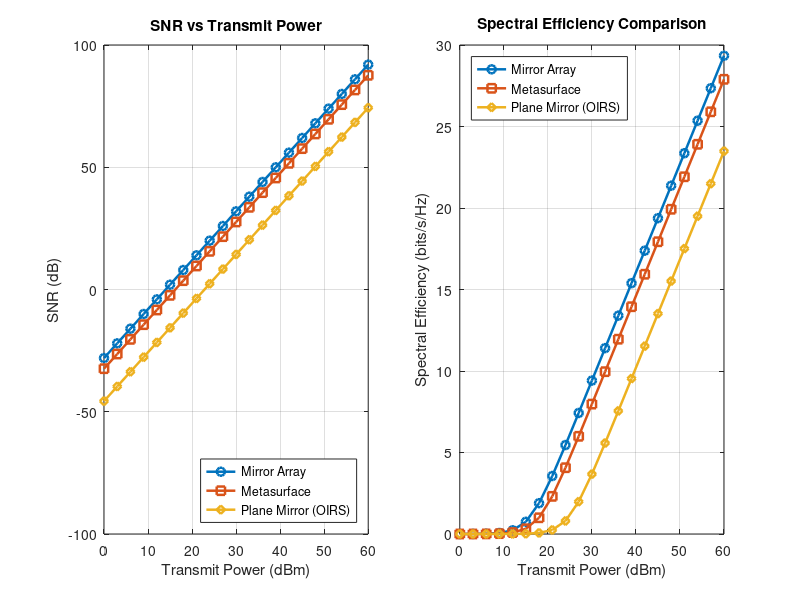

Here is the MATLAB script that generated this plot:
%% Combined: Mirror Array vs Metasurface vs Plane Mirror (OIRS)
clear; clc; close all;

%% -------------------- Common System Parameters --------------------
A_o   = 1;              % Total reflective surface area (m^2)
n_elem2 = 169;          % Mirror array: total number of mirror elements (13×13)
l_m   = 0.08;           % Mirror element length (m)
w_m   = 0.08;           % Mirror element width (m)
y_s   = 1;              % Tx depth relative to OIRS (m)
y_d   = 1;              % Rx depth relative to OIRS (m)
n_m = 13;               % mirror elements per dimension (13)

% Metasurface parameters
n_p = 13;               % Number of metasurface patches per dimension (13×13)

% EGG turbulence / physical constants (not used here)
omega = 0.1665;
lambda_exp = 0.1207;
a_gg = 0.1559;
b_gg = 1.5216;
c_gg = 22.8754;

% Receiver / optics
A_PD  = 0.0001;         % Photodiode area (m^2)
psi_FOV_deg = 90;      
psi_FOV_rad = deg2rad(psi_FOV_deg);
mu = 1.33;             
rho = 0.8;              % Reflection coefficient — mirror array
rho_MS = 0.8;           % Reflection coefficient — metasurface
eta = 0.95;             
T_psi = 1;              
G_psi = 1;              
c_lambda = 0.056;       % Attenuation coefficient (m^-1)
Re = 0.5;               % Photodiode responsivity
sigma2_i = 1e-12;       % Noise variance (A^2)
c_water = 2.25e8;       

% Lambertian source
theta_half_deg = 60;  
m_lambert = 2;         

%% -------------------- Geometry --------------------
d_sd = 3;                       % Tx–Rx separation (m)
x_s = 0.5;                      
x_d = x_s;                      
z_d = d_sd/2;                   

S_pos = [x_s, y_s, -d_sd/2];    % Tx coordinates
D_pos = [x_s, y_d, z_d];        % Rx coordinates

%% -------------------- 1) Compute H for Mirror Array OIRS --------------------
x_0 = -0.56;
z_0 = -0.56;
H_array = 0;

for k = 1:n_m
    x_kl = x_0 + l_m * k;
    for l = 1:n_m
        z_kl = z_0 + w_m * l;
        y_kl = 0;
        R_kl = [x_kl, y_kl, z_kl];

        d_sr = norm(R_kl - S_pos);
        d_rd = norm(D_pos - R_kl);

        V_SR = R_kl - S_pos;
        V_RD = D_pos - R_kl;
        V_DS = S_pos - D_pos;

        u_in  = V_SR / norm(V_SR);
        u_out = V_RD / norm(V_RD);

        % Compute surface normal based on reflection law
        n_kl = ((-u_in)+u_out)/sqrt(2+2*((-u_in) * u_out'));

        e1 = [1, 0, 0];
        e3 = [0, 0, 1];

        beta_kl = asin(n_kl*e3');
        gamma_kl = asin((n_kl*e1')/cos(beta_kl));

        V_DR = -V_RD;
        psi_kl_d = atan2(norm(cross(V_DS,V_DR)),dot(V_DS,V_DR));

        G_O_kl = 0;

        if (psi_kl_d <= psi_FOV_rad) && (psi_kl_d >= 0)
            psi_s_kl = atan2(norm(cross(-V_SR,n_kl)),dot(-V_SR,n_kl));
            c2 = cos(psi_s_kl);

            phi_s_kl = atan2(norm(cross(V_SR,-V_DS)),dot(V_SR,-V_DS));
            c1 = (cos(phi_s_kl))^m_lambert;

            c3 = (x_kl - x_d)*sin(beta_kl)*cos(gamma_kl)/d_rd + abs(y_kl-y_d)*cos(beta_kl)*cos(gamma_kl)/d_rd + abs(z_kl - z_d)*sin(gamma_kl)/d_rd;
            c4 = cos(psi_kl_d);

            numerator = (rho* eta * (m_lambert+1)*A_PD);
            denominator = 2*pi*((d_sr+d_rd)^2);
            G_O_kl = (numerator/denominator)*c1*c2*c3*c4*T_psi*G_psi;
        end

        h_p = exp(-c_lambda * (d_sr + d_rd));
        H_array = H_array + G_O_kl * h_p;
    end
end
fprintf('H_array = %.6e\n', H_array);

%% -------------------- 2) Compute H for Metasurface OIRS --------------------
H_meta = 0;
x_0 = -0.56;
z_0 = -0.56;
for k = 1:n_p
    x_kl = x_0 + l_m * k;
    for l = 1:n_p
        z_kl = z_0 + 0.08 * l;
        y_kl = 0;
        R_kl = [x_kl, y_kl, z_kl];

        d_sr = norm(R_kl - S_pos);
        d_rd = norm(D_pos - R_kl);

        V_SR = R_kl - S_pos;
        V_RD = D_pos - R_kl;
        V_DS = S_pos - D_pos;
        u_in  = V_SR/norm(V_SR);
        u_out = V_RD / norm(V_RD);
        n_kl = [0,1,0];

        V_DR = -V_RD;
        theta_D_R_kl = atan2(norm(cross(V_DS,V_DR)),dot(V_DS,V_DR));

        G_O_kl = 0;
        if ((theta_D_R_kl<=psi_FOV_rad) && (theta_D_R_kl>=0))
            theta_S_R_kl = atan2(norm(cross(-V_DS,V_SR)),dot(-V_DS,V_SR));
            c1 = cos(theta_S_R_kl)^m_lambert;

            c2 = cos(theta_D_R_kl);

            theta_MS_R_kl_D = atan2(norm(cross(n_kl,V_RD)),dot(n_kl,V_RD));
            c3 = cos(theta_MS_R_kl_D);

            theta_MS_R_kl_S = atan2(norm(cross(n_kl,-V_SR)),dot(n_kl,-V_SR));
            c4 = cos(theta_MS_R_kl_S);

            numerator = (rho_MS* eta* (m_lambert+1)*A_PD);
            denominator = 2*pi*((d_sr+d_rd)^2) * norm(n_kl) * norm(u_out);
            G_O_kl = (numerator/denominator)*c1*c2*c3*c4*T_psi*G_psi;
        end

        h_p = exp(-c_lambda * (d_sr + d_rd));
        H_meta = H_meta + G_O_kl * h_p;
    end
end
fprintf('H_meta = %.6e\n', H_meta);

%% -------------------- 3) Compute H for Plane Mirror (OIRS) --------------------
% Using the provided plane OIRS block; note some geometry params differ in that block.
% I'll keep most parameters consistent but use the plane block geometry (y_s_plane,y_d_plane,d_sd_plane)
% so plane mirror H is computed per the provided code.

% Plane-specific geometry (from provided plane mirror code)
y_s_plane = 2; y_d_plane = 2; d_sd_plane = 6;
S_pos_plane = [1, y_s_plane, -d_sd_plane/2];
D_pos_plane = [1, y_d_plane, d_sd_plane/2];

n_m_plane = sqrt(n_elem2);  % should be 13
H_plane = 0;
x_0 = -0.56;
z_0 = -0.56;
for k = 1:n_m_plane
    x_kl = x_0 + 0.08 * k;
    for l = 1:n_m_plane
        z_kl = z_0 + 0.08 * l;
        y_kl = 0;
        R_kl = [x_kl, 0, z_kl];

        d_sr = norm(R_kl - S_pos_plane);
        d_rd = norm(D_pos_plane - R_kl);

        V_SR = R_kl - S_pos_plane;
        V_RD = D_pos_plane - R_kl;
        V_DS = S_pos_plane - D_pos_plane;
        u_in  = V_SR/norm(V_SR);
        u_out = V_RD/norm(V_RD);
        n_kl = [0,1,0];

        V_DR = -V_RD;
        psi_kl_d = atan2(norm(cross(V_DS,V_DR)),dot(V_DS,V_DR));

        G_O_kl = 0;
        if ((psi_kl_d<=psi_FOV_rad) && (psi_kl_d>=0))
            psi_s_kl = atan2(norm(cross(-V_SR,n_kl)),dot(-V_SR,n_kl));
            c2 = cos(psi_s_kl);

            phi_s_kl = atan2(norm(cross(V_SR,-V_DS)),dot(V_SR,-V_DS));
            c1 = (cos(phi_s_kl))^m_lambert;

            phi_kl_d = atan2(norm(cross(-V_SR,n_kl)),dot(-V_SR,n_kl));
            c3 = cos(phi_kl_d);

            c4 = cos(psi_kl_d);

            numerator = (rho* eta * (m_lambert+1)*A_PD);
            denominator = 2*pi*((d_sr+d_rd)^2);
            G_O_kl = (numerator/denominator)*c1*c2*c3*c4*T_psi*G_psi;
        else
            G_O_kl = 0;
        end

        h_p = exp(-c_lambda*(d_sr+d_rd));
        H_plane = H_plane + G_O_kl * h_p;
    end
end
fprintf('H_plane (OIRS) = %.6e\n', H_plane);

%% -------------------- 4) Power Sweep, SNR and Spectral Efficiency --------------------
Pt_dBm = 0:3:60;                         % Power sweep (dBm)
Pt_W   = 1e-3 * 10.^(Pt_dBm/10);        % Convert to Watts

% Received power
P_R_array = Re .* Pt_W .* H_array;       
P_R_meta  = Re .* Pt_W .* H_meta;        
P_R_plane = Re .* Pt_W .* H_plane;

% Electrical SNR (as in your original script)
SNR_array = (P_R_array).^2 ./ sigma2_i;
SNR_meta  = (P_R_meta).^2  ./ sigma2_i;
SNR_plane = (P_R_plane).^2 ./ sigma2_i;

SNRdB_array = 10*log10(SNR_array );
SNRdB_meta  = 10*log10(SNR_meta  );
SNRdB_plane = 10*log10(SNR_plane );

% Use the same SE formula you used earlier for array/meta so comparison is fair:
SE_array = log2(1 + exp(1) / (2 * pi) * SNR_array);
SE_meta  = log2(1 + exp(1) / (2 * pi) * SNR_meta);
SE_plane = log2(1 + exp(1) / (2 * pi) * SNR_plane);   % note: originally plane code used log2(1+SNR)

%% -------------------- 5) Plot SNR and Spectral Efficiency (all three) --------------------
figure('Units','normalized','Position',[0.05 0.05 0.9 0.5]);

% --- SNR Plot ---
subplot(1,2,1);
plot(Pt_dBm, SNRdB_array, '-o','LineWidth',1.8); hold on;
plot(Pt_dBm, SNRdB_meta,  's-','LineWidth',1.8);
plot(Pt_dBm, SNRdB_plane, 'd-','LineWidth',1.8);
grid on;
xlabel('Transmit Power (dBm)');
ylabel('SNR (dB)');
title('SNR vs Transmit Power');
legend('Mirror Array','Metasurface','Plane Mirror (OIRS)','Location','SouthEast');

% --- Spectral Efficiency Plot ---
subplot(1,2,2);
plot(Pt_dBm, SE_array, '-o','LineWidth',1.8); hold on;
plot(Pt_dBm, SE_meta,  's-','LineWidth',1.8);
plot(Pt_dBm, SE_plane, 'd-','LineWidth',1.8);
grid on;
xlabel('Transmit Power (dBm)');
ylabel('Spectral Efficiency (bits/s/Hz)');
title('Spectral Efficiency Comparison');
legend('Mirror Array','Metasurface','Plane Mirror (OIRS)','Location','NorthWest');

%% (Optional) quick numeric output at a few transmit powers
fprintf('\nSample values at Pt = [0 30 60] dBm:\n');
idxs = [1, find(Pt_dBm==30), find(Pt_dBm==60)];
for i = idxs
    fprintf('Pt=%2d dBm -> SE_array=%.3f, SE_meta=%.3f, SE_plane=%.3f\n', ...
        Pt_dBm(i), SE_array(i), SE_meta(i), SE_plane(i));
end
